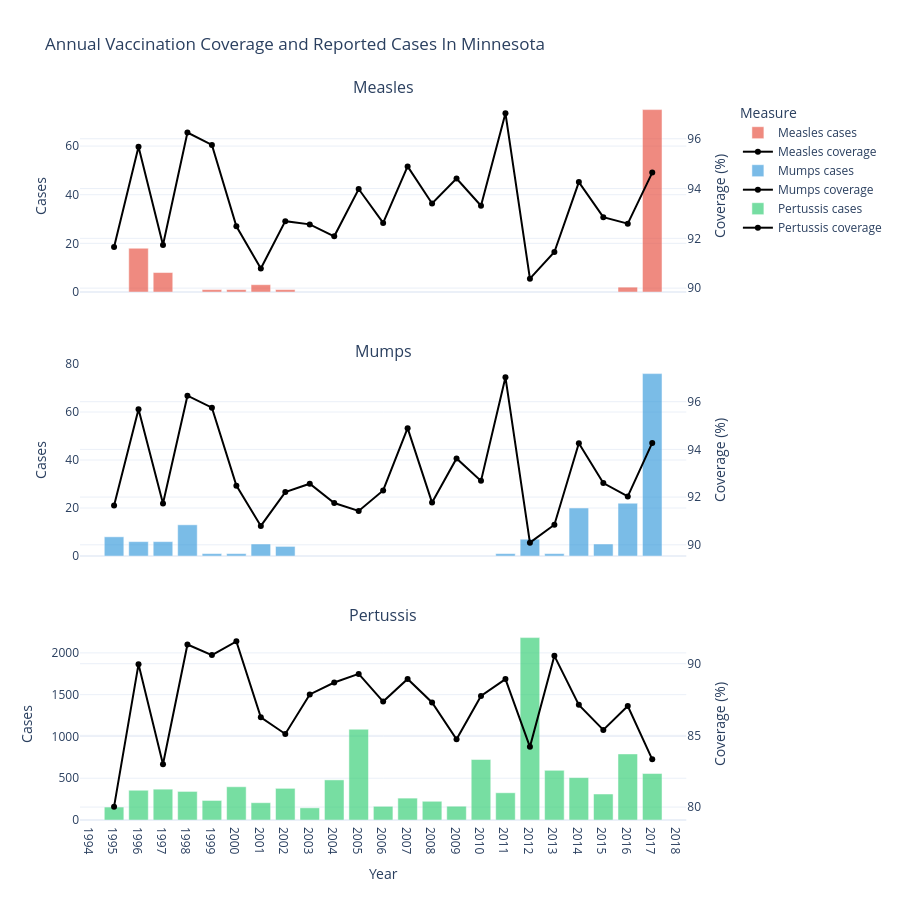

Notebook code for this chart:
### Code cell
graph_coverage_cases_df(minnesota_yearly_coverage_cases_df, 'Minnesota')

### Figure 1 — Plotly figure (JSON) as saved in the notebook; plotly's stock layout.template omitted (floating-point values rounded to 4 significant figures)
{"data": [{"hovertemplate": "Year: %{x}<br>Cases: %{y:,.0f}<extra></extra>", "marker": {"color": "#E74C3C"}, "name": "Measles cases", "opacity": 0.65, "type": "bar", "x": [1995, 1996, 1997, 1998, 1999, 2000, 2001, 2002, 2003, 2004, 2005, 2006, 2007, 2008, 2009, 2010, 2011, 2012, 2013, 2014, 2015, 2016, 2017], "xaxis": "x", "y": [NaN, 18.0, 8.0, NaN, 1.0, 1.0, 3.0, 1.0, NaN, NaN, NaN, NaN, NaN, NaN, NaN, NaN, NaN, NaN, NaN, NaN, NaN, 2.0, 75.0], "yaxis": "y"}, {"hovertemplate": "Year: %{x}<br>Coverage: %{y:.2f}%<extra></extra>", "line": {"color": "black", "width": 2}, "marker": {"size": 6}, "mode": "lines+markers", "name": "Measles coverage", "type": "scatter", "x": [1995, 1996, 1997, 1998, 1999, 2000, 2001, 2002, 2003, 2004, 2005, 2006, 2007, 2008, 2009, 2010, 2011, 2012, 2013, 2014, 2015, 2016, 2017], "xaxis": "x", "y": [91.65, 95.68, 91.73, 96.25, 95.75, 92.48, 90.79, 92.69, 92.56, 92.08, 93.98, 92.62, 94.89, 93.4, 94.4, 93.31, 97.02, 90.38, 91.45, 94.26, 92.85, 92.59, 94.64], "yaxis": "y2"}, {"hovertemplate": "Year: %{x}<br>Cases: %{y:,.0f}<extra></extra>", "marker": {"color": "#3498DB"}, "name": "Mumps cases", "opacity": 0.65, "type": "bar", "x": [1995, 1996, 1997, 1998, 1999, 2000, 2001, 2002, 2003, 2004, 2005, 2006, 2007, 2008, 2009, 2010, 2011, 2012, 2013, 2014, 2015, 2016, 2017], "xaxis": "x2", "y": [8.0, 6.0, 6.0, 13.0, 1.0, 1.0, 5.0, 4.0, NaN, NaN, NaN, NaN, NaN, NaN, NaN, NaN, 1.0, 7.0, 1.0, 20.0, 5.0, 22.0, 76.0], "yaxis": "y3"}, {"hovertemplate": "Year: %{x}<br>Coverage: %{y:.2f}%<extra></extra>", "line": {"color": "black", "width": 2}, "marker": {"size": 6}, "mode": "lines+markers", "name": "Mumps coverage", "type": "scatter", "x": [1995, 1996, 1997, 1998, 1999, 2000, 2001, 2002, 2003, 2004, 2005, 2006, 2007, 2008, 2009, 2010, 2011, 2012, 2013, 2014, 2015, 2016, 2017], "xaxis": "x2", "y": [91.65, 95.68, 91.73, 96.25, 95.75, 92.48, 90.79, 92.21, 92.56, 91.75, 91.42, 92.28, 94.89, 91.77, 93.62, 92.68, 97.02, 90.09, 90.84, 94.26, 92.59, 92.03, 94.27], "yaxis": "y4"}, {"hovertemplate": "Year: %{x}<br>Cases: %{y:,.0f}<extra></extra>", "marker": {"color": "#2ECC71"}, "name": "Pertussis cases", "opacity": 0.65, "type": "bar", "x": [1995, 1996, 1997, 1998, 1999, 2000, 2001, 2002, 2003, 2004, 2005, 2006, 2007, 2008, 2009, 2010, 2011, 2012, 2013, 2014, 2015, 2016, 2017], "xaxis": "x3", "y": [155.0, 356.0, 369.0, 342.0, 234.0, 398.0, 207.0, 379.0, 146.0, 480.0, 1086.0, 164.0, 262.0, 224.0, 165.0, 724.0, 326.0, 2183.0, 594.0, 507.0, 311.0, 791.0, 556.0], "yaxis": "y5"}, {"hovertemplate": "Year: %{x}<br>Coverage: %{y:.2f}%<extra></extra>", "line": {"color": "black", "width": 2}, "marker": {"size": 6}, "mode": "lines+markers", "name": "Pertussis coverage", "type": "scatter", "x": [1995, 1996, 1997, 1998, 1999, 2000, 2001, 2002, 2003, 2004, 2005, 2006, 2007, 2008, 2009, 2010, 2011, 2012, 2013, 2014, 2015, 2016, 2017], "xaxis": "x3", "y": [80.03, 89.97, 82.99, 91.34, 90.6, 91.56, 86.26, 85.1, 87.86, 88.69, 89.29, 87.36, 88.94, 87.3, 84.73, 87.75, 88.93, 84.2, 90.55, 87.13, 85.38, 87.05, 83.33], "yaxis": "y6"}], "layout": {"annotations": [{"font": {"size": 16}, "showarrow": false, "text": "Measles", "x": 0.47, "xanchor": "center", "xref": "paper", "y": 1, "yanchor": "bottom", "yref": "paper"}, {"font": {"size": 16}, "showarrow": false, "text": "Mumps", "x": 0.47, "xanchor": "center", "xref": "paper", "y": 0.6333, "yanchor": "bottom", "yref": "paper"}, {"font": {"size": 16}, "showarrow": false, "text": "Pertussis", "x": 0.47, "xanchor": "center", "xref": "paper", "y": 0.2667, "yanchor": "bottom", "yref": "paper"}], "bargap": 0.2, "height": 900, "hovermode": "x unified", "legend": {"title": {"text": "Measure"}}, "title": {"text": "Annual Vaccination Coverage and Reported Cases In Minnesota"}, "xaxis": {"anchor": "y", "domain": [0, 0.94], "matches": "x3", "showticklabels": false}, "xaxis2": {"anchor": "y3", "domain": [0, 0.94], "matches": "x3", "showticklabels": false}, "xaxis3": {"anchor": "y5", "domain": [0, 0.94], "dtick": 1, "title": {"text": "Year"}}, "yaxis": {"anchor": "x", "domain": [0.7333, 1], "title": {"text": "Cases"}}, "yaxis2": {"anchor": "x", "overlaying": "y", "side": "right", "title": {"text": "Coverage (%)"}}, "yaxis3": {"anchor": "x2", "domain": [0.3667, 0.6333], "title": {"text": "Cases"}}, "yaxis4": {"anchor": "x2", "overlaying": "y3", "side": "right", "title": {"text": "Coverage (%)"}}, "yaxis5": {"anchor": "x3", "domain": [0, 0.2667], "title": {"text": "Cases"}}, "yaxis6": {"anchor": "x3", "overlaying": "y5", "side": "right", "title": {"text": "Coverage (%)"}}}}
